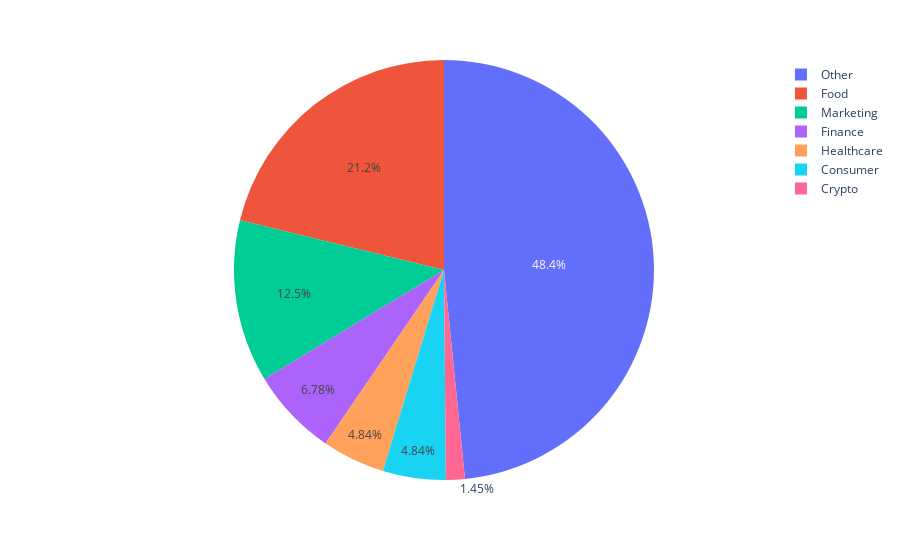

Notebook cell for this chart:
### Markdown cell above
## Pie Chart for lay offs By Companies

* Highest lay off in industry:- Retail
* Lowest lay off in industry:-A.I

### Code cell
top_indus=df.head(10)
indus_count=top_indus.value_counts()
fig=px.pie(top_indus,names="Industry",values="Laid_Off_Count")

fig.show()

### Figure 1 — Plotly figure (JSON) as saved in the notebook; plotly's stock layout.template omitted (floating-point values rounded to 4 significant figures)
{"data": [{"domain": {"x": [0, 1], "y": [0, 1]}, "hovertemplate": "Industry=%{label}<br>Laid_Off_Count=%{value}<extra></extra>", "labels": ["Food", "Finance", "Food", "Crypto", "Marketing", "Other", "Healthcare", "Consumer", "Finance", "Food"], "legendgroup": "", "name": "", "showlegend": true, "type": "pie", "values": [150, 100, 30, 30, 257.9, 1000, 100, 100, 40, 257.9]}], "layout": {"legend": {"tracegroupgap": 0}, "margin": {"t": 60}}}
